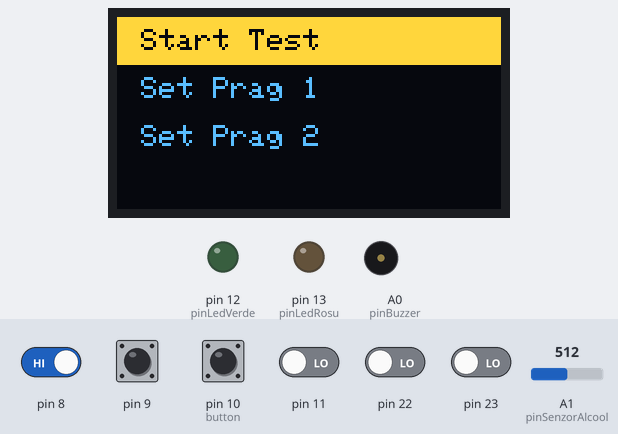
Simulated run of this sketch. Board: Arduino Uno, built with avr-gcc and run on an emulated ATmega328P. Parts: 128×64 one-colour display, output pins drawn as LEDs (lit = HIGH), buzzer (waves = sounding). The inputs (shaded band) are chosen by the test bench; at power-on: pin 8, pin 9, pin 10 (button) HIGH, pin 11, pin 22, pin 23 LOW, A1 (pinSenzorAlcool) = 512. The OLED is the two-colour kind (top 16 rows yellow).

Above: at 7.6 s.
7.7 s: pin 10 (button) pulled LOW for 0.15 s
At 8.1 s:
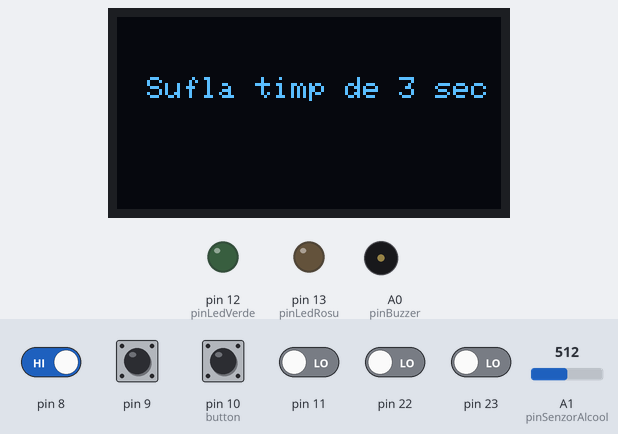
10.8 s: pin 8 driven LOW and pin 10 (button) driven LOW
13.8 s: pin 9 pulled LOW for 1 s
At 14.9 s:
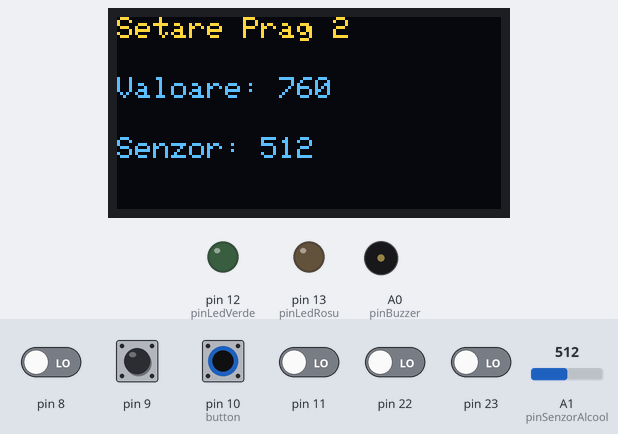
16.3 s: A1 (pinSenzorAlcool) set to 716
At 16.6 s:
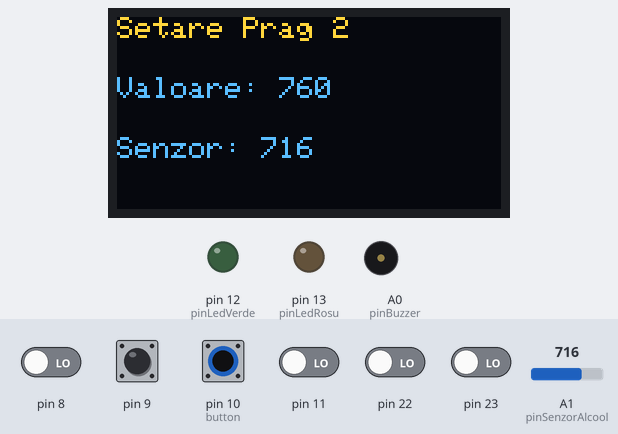
17.8 s: A1 (pinSenzorAlcool) set to 900
At 18.8 s:
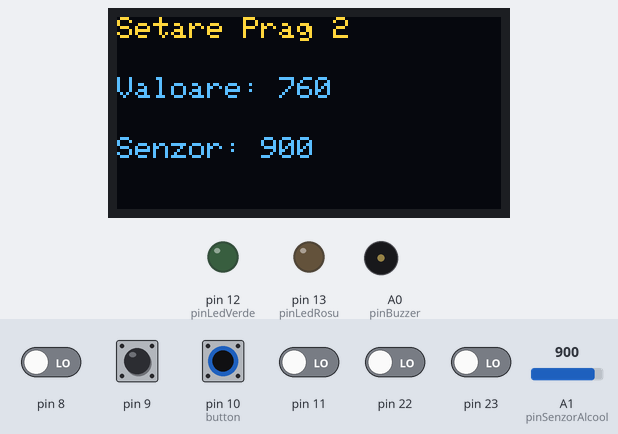
19.3 s: A1 (pinSenzorAlcool) set to 1023
At 19.9 s:
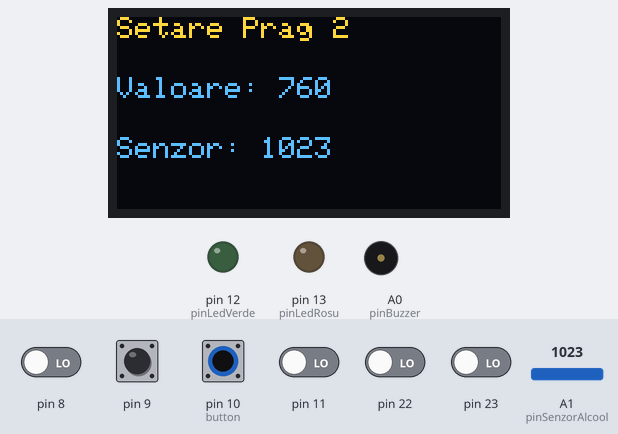
Timing chart, 0 to 21.8 s (numbered marks = the images above; inputs shaded):
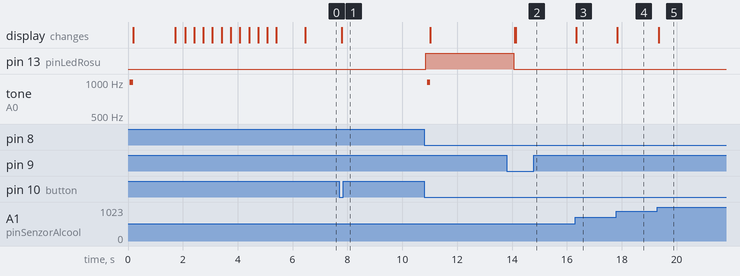

Measured:
- after the input at 7.7 s, the display: changes after 0.09 s (image 1)
- after the input at 16.3 s, the display: changes at once (image 3)
- after the input at 17.8 s, the display: changes at once (image 4)
- after the input at 19.3 s, the display: changes at once (image 5)

The sketch:

etilotest.ino
```cpp
#include <Wire.h>
#include <Adafruit_GFX.h>
#include <Adafruit_SSD1306.h>

#define SCREEN_WIDTH 128
#define SCREEN_HEIGHT 64
Adafruit_SSD1306 display(SCREEN_WIDTH, SCREEN_HEIGHT, &Wire, -1);

// Define pin numbers
#define pinLedRosu 13    // PB5
#define pinLedVerde 12   // PB4
#define pinBuzzer A0     // PC0
#define pinSenzorAlcool A1  // PC1
#define encoderA 8       // PB0
#define encoderB 9       // PB1
#define encoderBtn 10    // PB2

// Encoder variables
int prag1 = 500;
int prag2 = 750;
int valoareAlcool = 0;
int menuIndex = 0;
const char* menuItems[] = {"Start Test", "Set Prag 1", "Set Prag 2"};
const int menuLength = sizeof(menuItems) / sizeof(menuItems[0]);
unsigned long lastEncoderTime = 0;
unsigned long encoderDelay = 150;
bool lastButtonState = 1;
bool buttonPressed = false;
unsigned long lastButtonTime = 0;
unsigned long buttonDelay = 250;

// Custom timer variables (to avoid conflicts with Arduino core)
volatile unsigned long custom_timer_millis = 0;
volatile unsigned char custom_timer_fract = 0;

void setup() {
  // Initialize GPIO pins using direct register manipulation
  initGPIO();

  // Initialize custom timer
  initCustomTimer();

  // Initialize ADC
  initADC();

  // Initialize UART for debugging (optional)
  initUART();

  // Enable global interrupts
  sei();

  // Initialize display
  display.begin(SSD1306_SWITCHCAPVCC, 0x3C);
  startupScreen();
}

void initGPIO() {
  // Set pin directions using DDR registers
  DDRB |= (1 << DDB5);  // pin 13 (LED Red) as output
  DDRB |= (1 << DDB4);  // pin 12 (LED Green) as output
  DDRC |= (1 << DDC0);  // A0 (Buzzer) as output
  DDRC &= ~(1 << DDC1); // A1 (Alcohol sensor) as input
  DDRB &= ~(1 << DDB0); // pin 8 (encoder A) as input
  DDRB &= ~(1 << DDB1); // pin 9 (encoder B) as input
  DDRB &= ~(1 << DDB2); // pin 10 (encoder button) as input

  // Enable pull-up resistors for encoder pins
  PORTB |= (1 << PORTB0); // pull-up for pin 8
  PORTB |= (1 << PORTB1); // pull-up for pin 9
  PORTB |= (1 << PORTB2); // pull-up for pin 10

  // Initialize outputs to LOW
  PORTB &= ~(1 << PORTB5); // LED Red OFF
  PORTB &= ~(1 << PORTB4); // LED Green OFF
  PORTC &= ~(1 << PORTC0); // Buzzer OFF
}

void initCustomTimer() {
  // Configure Timer1 instead of Timer0 to avoid conflicts
  // Set prescaler to 64: CS12=0, CS11=1, CS10=1
  TCCR1B |= (1 << CS11) | (1 << CS10);
  TCCR1B &= ~(1 << CS12);

  // Set Timer1 to CTC mode with OCR1A as top
  TCCR1B |= (1 << WGM12);

  // Set compare value for 1ms interrupt (16MHz/64/250 = 1000Hz = 1ms)
  OCR1A = 249;

  // Enable Timer1 compare interrupt
  TIMSK1 |= (1 << OCIE1A);
}

void initADC() {
  // Set ADC reference voltage to AVCC
  ADMUX |= (1 << REFS0);
  ADMUX &= ~(1 << REFS1);

  // Set ADC prescaler to 128 for 16MHz/128 = 125kHz
  ADCSRA |= (1 << ADPS2) | (1 << ADPS1) | (1 << ADPS0);

  // Enable ADC
  ADCSRA |= (1 << ADEN);
}

void initUART() {
  // Set baud rate to 9600 (for 16MHz: UBRR = 103)
  UBRR0H = 0;
  UBRR0L = 103;

  // Enable transmitter
  UCSR0B |= (1 << TXEN0);

  // Set frame format: 8 data bits, 1 stop bit
  UCSR0C |= (1 << UCSZ01) | (1 << UCSZ00);
}

// Timer1 compare interrupt for custom millis functionality
ISR(TIMER1_COMPA_vect) {
  custom_timer_millis++;
}

unsigned long customMillis() {
  unsigned long m;
  uint8_t oldSREG = SREG;

  cli(); // Disable interrupts
  m = custom_timer_millis;
  SREG = oldSREG; // Restore interrupt state

  return m;
}

void customDelay(unsigned long ms) {
  unsigned long start = customMillis();
  while (customMillis() - start < ms) {
    // Wait
  }
}

int analogReadDirect(uint8_t pin) {
  // Select ADC channel
  ADMUX = (ADMUX & 0xF0) | ((pin - A0) & 0x0F);

  // Start conversion
  ADCSRA |= (1 << ADSC);

  // Wait for conversion to complete
  while (ADCSRA & (1 << ADSC));

  // Return ADC result
  return ADC;
}

bool digitalReadDirect(uint8_t pin) {
  switch(pin) {
    case 8:  return (PINB & (1 << PINB0)) != 0;
    case 9:  return (PINB & (1 << PINB1)) != 0;
    case 10: return (PINB & (1 << PINB2)) != 0;
    default: return false;
  }
}

void digitalWriteDirect(uint8_t pin, bool value) {
  switch(pin) {
    case 13: // LED Red
      if (value) PORTB |= (1 << PORTB5);
      else PORTB &= ~(1 << PORTB5);
      break;
    case 12: // LED Green
      if (value) PORTB |= (1 << PORTB4);
      else PORTB &= ~(1 << PORTB4);
      break;
    case A0: // Buzzer
      if (value) PORTC |= (1 << PORTC0);
      else PORTC &= ~(1 << PORTC0);
      break;
  }
}

void generateTone(uint16_t frequency, uint16_t duration) {
  // Simple tone generation using delay
  unsigned long cycles = (unsigned long)frequency * duration / 1000;
  unsigned long halfPeriod = 500000UL / frequency; // microseconds

  for (unsigned long i = 0; i < cycles; i++) {
    digitalWriteDirect(pinBuzzer, HIGH);
    delayMicroseconds(halfPeriod);
    digitalWriteDirect(pinBuzzer, LOW);
    delayMicroseconds(halfPeriod);
  }
}

void bip() {
  generateTone(1000, 100); // 1kHz tone for 100ms
}

void loop() {
  citireEncoder();
  afiseazaMeniu();

  bool buttonState = !digitalReadDirect(encoderBtn);
  if (lastButtonState == 1 && buttonState && (customMillis() - lastButtonTime > buttonDelay)) {
    buttonPressed = true;
    lastButtonTime = customMillis();
    executaOptiune(menuIndex);
  }
  lastButtonState = buttonState;
}

void citireEncoder() {
  static int lastA = 1;
  int currentA = digitalReadDirect(encoderA);
  int currentB = digitalReadDirect(encoderB);

  if (currentA != lastA && currentA == 0) {
    if (currentB) {
      menuIndex = (menuIndex + 1) % menuLength;
    } else {
      menuIndex = (menuIndex - 1 + menuLength) % menuLength;
    }
    customDelay(10);
  }
  lastA = currentA;
}

void afiseazaMeniu() {
  display.clearDisplay();
  display.setTextSize(1);

  for (int i = 0; i < menuLength; i++) {
    int y = i * 16;
    if (i == menuIndex) {
      display.fillRect(0, y, SCREEN_WIDTH, 16, SSD1306_WHITE);
      display.setTextColor(SSD1306_BLACK);
    } else {
      display.setTextColor(SSD1306_WHITE);
    }
    display.setCursor(8, y + 4);
    display.println(menuItems[i]);
  }
  display.display();
}

void executaOptiune(int opt) {
  switch (opt) {
    case 0: startTest(); break;
    case 1: modificaPrag(&prag1, "Setare Prag 1"); break;
    case 2: modificaPrag(&prag2, "Setare Prag 2"); break;
  }
}

void startTest() {
  display.clearDisplay();
  display.setCursor(10, 20);
  display.setTextSize(1);
  display.setTextColor(SSD1306_WHITE);
  display.println("Sufla timp de 3 sec");
  display.display();
  customDelay(3000);

  valoareAlcool = analogReadDirect(pinSenzorAlcool);
  float mgL = (float)(valoareAlcool - 450) * 1.6 / (950 - 450);
  if (mgL < 0.0) mgL = 0.0;
  if (mgL > 1.6) mgL = 1.6;

  display.clearDisplay();
  display.setTextSize(2);
  display.setCursor(0, 0);

  if (valoareAlcool >= prag2) {
    afiseazaDosarPenal();
  } else if (valoareAlcool >= prag1) {
    digitalWriteDirect(pinLedRosu, 1);
    digitalWriteDirect(pinLedVerde, 0);
    bip();
    display.setTextColor(SSD1306_WHITE);
    display.println("SUSPENDARE");
  } else {
    digitalWriteDirect(pinLedVerde, 1);
    digitalWriteDirect(pinLedRosu, 0);
    display.setTextColor(SSD1306_WHITE);
    display.println("OK");
  }

  display.setTextSize(1);
  display.setCursor(0, 40);
  display.print("Valoare: ");
  display.print(mgL, 2);
  display.println(" mg/L");
  display.display();
  customDelay(3000);
  digitalWriteDirect(pinLedRosu, 0);
  digitalWriteDirect(pinLedVerde, 0);
}

void afiseazaDosarPenal() {
  for (int i = 0; i < 3; i++) {
    display.clearDisplay();
    display.setTextSize(2);
    display.setTextColor(SSD1306_WHITE, SSD1306_BLACK);
    display.setCursor(10, 10);
    display.println("DOSAR");
    display.setCursor(10, 30);
    display.println("PENAL");
    display.display();
    bip();
    customDelay(250);
  }
}

void modificaPrag(int* prag, const char* label) {
  bool inSubmeniu = true;
  int localIndex = *prag;

  while (inSubmeniu) {
    citireEncoderSubmeniu(localIndex);
    valoareAlcool = analogReadDirect(pinSenzorAlcool);

    display.clearDisplay();
    display.setTextSize(1);
    display.setTextColor(SSD1306_WHITE);
    display.setCursor(0, 0);
    display.println(label);
    display.setCursor(0, 20);
    display.print("Valoare: ");
    display.println(localIndex);
    display.setCursor(0, 40);
    display.print("Senzor: ");
    display.println(valoareAlcool);
    display.display();

    bool btnState = !digitalReadDirect(encoderBtn);
    if (btnState && !buttonPressed && customMillis() - lastButtonTime > buttonDelay) {
      buttonPressed = true;
      lastButtonTime = customMillis();
      *prag = localIndex;
      inSubmeniu = false;
    }
    if (!btnState) {
      buttonPressed = false;
    }
  }
}

void citireEncoderSubmeniu(int &val) {
  static int lastA = 1;
  int currentA = digitalReadDirect(encoderA);
  int currentB = digitalReadDirect(encoderB);

  if (currentA != lastA && currentA == 0) {
    if (currentB) {
      val -= 10;
    } else {
      val += 10;
    }
    if (val < 0) val = 0;
    if (val > 1023) val = 1023;
    customDelay(10);
  }
  lastA = currentA;
}

void startupScreen() {
  bip();
  display.clearDisplay();
  display.setTextSize(2);
  display.setTextColor(SSD1306_WHITE);
  display.setCursor(15, 10);
  display.println("ETILOTEST");
  display.setTextSize(1);
  display.setCursor(25, 35);
  display.println("Pornire sistem");
  display.display();
  customDelay(1500);

  display.clearDisplay();
  display.setCursor(0, 0);
  display.setTextSize(1);
  display.println("Incalzire senzor...");
  display.display();

  for (int i = 0; i <= 100; i += 10) {
    display.fillRect(10, 30, i, 10, SSD1306_WHITE);
    display.display();
    customDelay(300);
  }

  display.setCursor(0, 50);
  display.println("Senzor gata!");
  display.display();
  customDelay(1000);
}
```
